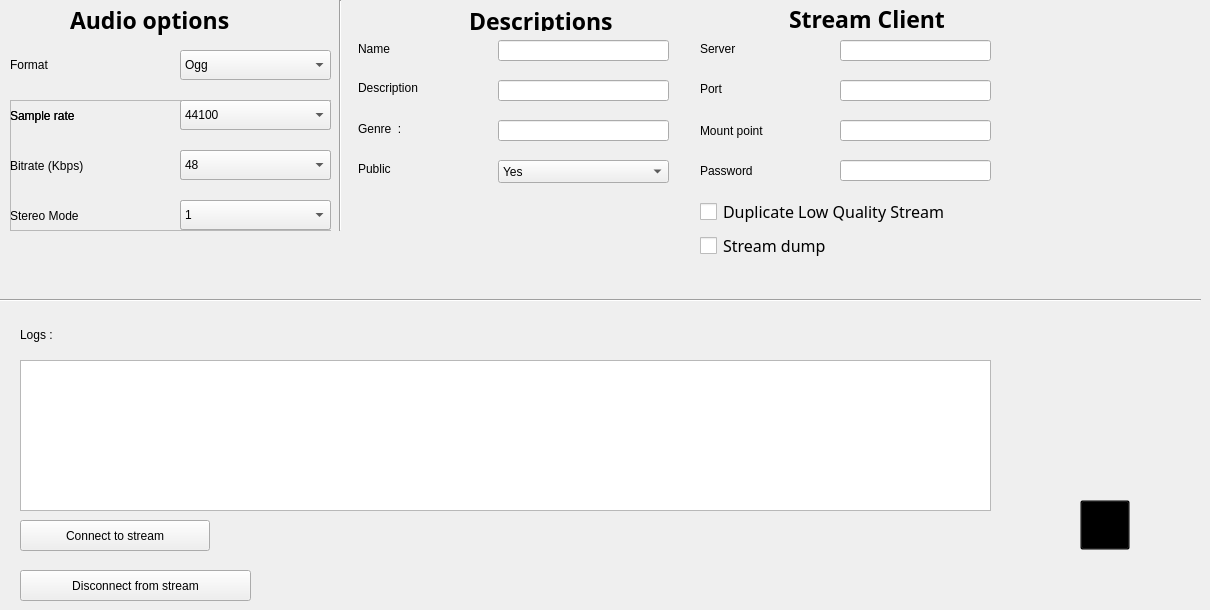
    <widget class="QWidget" name="bab_2">
     <attribute name="title">
      <string>Send_Stream</string>
     </attribute>
     <widget class="QWidget" name="widget_1" native="true">
      <property name="geometry">
       <rect>
        <x>10</x>
        <y>0</y>
        <width>321</width>
        <height>291</height>
       </rect>
      </property>
      <widget class="QLabel" name="label">
       <property name="geometry">
        <rect>
         <x>60</x>
         <y>5</y>
         <width>191</width>
         <height>30</height>
        </rect>
       </property>
       <property name="font">
        <font>
         <family>Analecta</family>
         <pointsize>17</pointsize>
         <italic>false</italic>
         <bold>true</bold>
         <kerning>true</kerning>
        </font>
       </property>
       <property name="text">
        <string>Audio options</string>
       </property>
      </widget>
      <widget class="QComboBox" name="comboBox_Format">
       <property name="geometry">
        <rect>
         <x>170</x>
         <y>50</y>
         <width>151</width>
         <height>30</height>
        </rect>
       </property>
       <item>
        <property name="text">
         <string>Ogg</string>
        </property>
       </item>
       <item>
        <property name="text">
         <string>Mp3</string>
        </property>
       </item>
      </widget>
      <widget class="QLabel" name="label_Format">
       <property name="geometry">
        <rect>
         <x>0</x>
         <y>55</y>
         <width>60</width>
         <height>20</height>
        </rect>
       </property>
       <property name="text">
        <string>Format </string>
       </property>
      </widget>
      <widget class="QFrame" name="audioFormatSettingsFrame">
       <property name="geometry">
        <rect>
         <x>0</x>
         <y>100</y>
         <width>321</width>
         <height>131</height>
        </rect>
       </property>
       <property name="frameShape">
        <enum>QFrame::NoFrame</enum>
       </property>
       <property name="frameShadow">
        <enum>QFrame::Plain</enum>
       </property>
       <widget class="QFrame" name="audioFrame_mp3">
        <property name="enabled">
         <bool>true</bool>
        </property>
        <property name="geometry">
         <rect>
          <x>0</x>
          <y>0</y>
          <width>322</width>
          <height>131</height>
         </rect>
        </property>
        <property name="frameShape">
         <enum>QFrame::StyledPanel</enum>
        </property>
        <property name="frameShadow">
         <enum>QFrame::Plain</enum>
        </property>
        <widget class="QLabel" name="label_SampleRate_mp3">
         <property name="geometry">
          <rect>
           <x>0</x>
           <y>0</y>
           <width>161</width>
           <height>31</height>
          </rect>
         </property>
         <property name="text">
          <string>Sample rate </string>
         </property>
        </widget>
        <widget class="QComboBox" name="comboBox_SampleRate_mp3">
         <property name="geometry">
          <rect>
           <x>170</x>
           <y>0</y>
           <width>151</width>
           <height>30</height>
          </rect>
         </property>
         <property name="currentIndex">
          <number>3</number>
         </property>
         <item>
          <property name="text">
           <string>8000</string>
          </property>
         </item>
         <item>
          <property name="text">
           <string>11025</string>
          </property>
         </item>
         <item>
          <property name="text">
           <string>22050</string>
          </property>
         </item>
         <item>
          <property name="text">
           <string>44100</string>
          </property>
         </item>
         <item>
          <property name="text">
           <string>48000</string>
          </property>
         </item>
        </widget>
        <widget class="QLabel" name="label_Quality_mp3">
         <property name="geometry">
          <rect>
           <x>0</x>
           <y>50</y>
           <width>131</width>
           <height>31</height>
          </rect>
         </property>
         <property name="text">
          <string>Bitrate (Kbps)</string>
         </property>
        </widget>
        <widget class="QComboBox" name="comboBox_Quality_mp3">
         <property name="geometry">
          <rect>
           <x>170</x>
           <y>50</y>
           <width>151</width>
           <height>30</height>
          </rect>
         </property>
         <property name="currentIndex">
          <number>0</number>
         </property>
         <item>
          <property name="text">
           <string>0</string>
          </property>
         </item>
         <item>
          <property name="text">
           <string>1</string>
          </property>
         </item>
         <item>
          <property name="text">
           <string>2</string>
          </property>
         </item>
         <item>
          <property name="text">
           <string>3</string>
          </property>
         </item>
         <item>
          <property name="text">
           <string>4</string>
          </property>
         </item>
         <item>
          <property name="text">
           <string>5</string>
          </property>
         </item>
         <item>
          <property name="text">
           <string>6</string>
          </property>
         </item>
         <item>
          <property name="text">
           <string>7</string>
          </property>
         </item>
         <item>
          <property name="text">
           <string>8</string>
          </property>
         </item>
         <item>
          <property name="text">
           <string>9</string>
          </property>
         </item>
        </widget>
        <widget class="QLabel" name="label_StereoMode_mp3">
         <property name="geometry">
          <rect>
           <x>0</x>
           <y>100</y>
           <width>111</width>
           <height>31</height>
          </rect>
         </property>
         <property name="text">
          <string>Stereo Mode</string>
         </property>
        </widget>
        <widget class="QComboBox" name="comboBox_StereoMode_mp3">
         <property name="geometry">
          <rect>
           <x>170</x>
           <y>100</y>
           <width>151</width>
           <height>30</height>
          </rect>
         </property>
         <property name="currentIndex">
          <number>0</number>
         </property>
         <item>
          <property name="text">
           <string>mono</string>
          </property>
         </item>
         <item>
          <property name="text">
           <string>stereo</string>
          </property>
         </item>
        </widget>
       </widget>
       <widget class="QFrame" name="audioFrame_ogg">
        <property name="enabled">
         <bool>true</bool>
        </property>
        <property name="geometry">
         <rect>
          <x>0</x>
          <y>0</y>
          <width>322</width>
          <height>131</height>
         </rect>
        </property>
        <property name="frameShape">
         <enum>QFrame::StyledPanel</enum>
        </property>
        <property name="frameShadow">
         <enum>QFrame::Plain</enum>
        </property>
        <widget class="QLabel" name="label_SampleRate_ogg">
         <property name="geometry">
          <rect>
           <x>0</x>
           <y>0</y>
           <width>161</width>
           <height>31</height>
          </rect>
         </property>
         <property name="text">
          <string>Sample rate </string>
         </property>
        </widget>
        <widget class="QComboBox" name="comboBox_SampleRate_ogg">
         <property name="geometry">
          <rect>
           <x>170</x>
           <y>0</y>
           <width>151</width>
           <height>30</height>
          </rect>
         </property>
         <property name="currentIndex">
          <number>3</number>
         </property>
         <item>
          <property name="text">
           <string>8000</string>
          </property>
         </item>
         <item>
          <property name="text">
           <string>11025</string>
          </property>
         </item>
         <item>
          <property name="text">
           <string>22050</string>
          </property>
         </item>
         <item>
          <property name="text">
           <string>44100</string>
          </property>
         </item>
         <item>
          <property name="text">
           <string>48000</string>
          </property>
         </item>
         <item>
          <property name="text">
           <string>96000</string>
          </property>
         </item>
        </widget>
        <widget class="QComboBox" name="comboBox_Quality_ogg">
         <property name="geometry">
          <rect>
           <x>170</x>
           <y>50</y>
           <width>151</width>
           <height>30</height>
          </rect>
         </property>
         <property name="currentIndex">
          <number>0</number>
         </property>
         <item>
          <property name="text">
           <string>48</string>
          </property>
         </item>
         <item>
          <property name="text">
           <string>96</string>
          </property>
         </item>
         <item>
          <property name="text">
           <string>128</string>
          </property>
         </item>
         <item>
          <property name="text">
           <string>256</string>
          </property>
         </item>
         <item>
          <property name="text">
           <string>518</string>
          </property>
         </item>
         <item>
          <property name="text">
           <string>1024</string>
          </property>
         </item>
        </widget>
        <widget class="QComboBox" name="comboBox_Channels_ogg">
         <property name="geometry">
          <rect>
           <x>170</x>
           <y>100</y>
           <width>151</width>
           <height>30</height>
          </rect>
         </property>
         <property name="currentIndex">
          <number>0</number>
         </property>
         <item>
          <property name="text">
           <string>1</string>
          </property>
         </item>
         <item>
          <property name="text">
           <string>2</string>
          </property>
         </item>
        </widget>
       </widget>
      </widget>
     </widget>
     <widget class="QWidget" name="widget_2" native="true">
      <property name="geometry">
       <rect>
        <x>348</x>
        <y>0</y>
        <width>331</width>
        <height>291</height>
       </rect>
      </property>
      <widget class="QLabel" name="label_Public">
       <property name="geometry">
        <rect>
         <x>10</x>
         <y>160</y>
         <width>62</width>
         <height>17</height>
        </rect>
       </property>
       <property name="text">
        <string>Public </string>
       </property>
      </widget>
      <widget class="QLabel" name="label_Genre">
       <property name="geometry">
        <rect>
         <x>10</x>
         <y>120</y>
         <width>62</width>
         <height>17</height>
        </rect>
       </property>
       <property name="text">
        <string>Genre  :</string>
       </property>
      </widget>
      <widget class="QLineEdit" name="Line_Name">
       <property name="geometry">
        <rect>
         <x>150</x>
         <y>40</y>
         <width>171</width>
         <height>21</height>
        </rect>
       </property>
      </widget>
      <widget class="QLabel" name="label_Desc">
       <property name="geometry">
        <rect>
         <x>10</x>
         <y>80</y>
         <width>111</width>
         <height>16</height>
        </rect>
       </property>
       <property name="text">
        <string>Description </string>
       </property>
      </widget>
      <widget class="QLineEdit" name="Line_Genre">
       <property name="geometry">
        <rect>
         <x>150</x>
         <y>120</y>
         <width>171</width>
         <height>21</height>
        </rect>
       </property>
      </widget>
      <widget class="QLineEdit" name="Line_Desc">
       <property name="geometry">
        <rect>
         <x>150</x>
         <y>80</y>
         <width>171</width>
         <height>21</height>
        </rect>
       </property>
      </widget>
      <widget class="QComboBox" name="comboBox_public">
       <property name="geometry">
        <rect>
         <x>150</x>
         <y>160</y>
         <width>171</width>
         <height>23</height>
        </rect>
       </property>
       <item>
        <property name="text">
         <string>Yes</string>
        </property>
       </item>
       <item>
        <property name="text">
         <string>No</string>
        </property>
       </item>
      </widget>
      <widget class="QLabel" name="label_Name">
       <property name="geometry">
        <rect>
         <x>10</x>
         <y>40</y>
         <width>62</width>
         <height>17</height>
        </rect>
       </property>
       <property name="text">
        <string>Name </string>
       </property>
      </widget>
      <widget class="QLabel" name="label_2">
       <property name="geometry">
        <rect>
         <x>121</x>
         <y>10</y>
         <width>181</width>
         <height>21</height>
        </rect>
       </property>
       <property name="font">
        <font>
         <family>Analecta</family>
         <pointsize>17</pointsize>
         <italic>false</italic>
         <bold>true</bold>
         <kerning>true</kerning>
        </font>
       </property>
       <property name="text">
        <string>Descriptions </string>
       </property>
      </widget>
      <widget class="Line" name="line_2">
       <property name="geometry">
        <rect>
         <x>330</x>
         <y>0</y>
         <width>31</width>
         <height>231</height>
        </rect>
       </property>
       <property name="orientation">
        <enum>Qt::Vertical</enum>
       </property>
      </widget>
      <zorder>label_Public</zorder>
      <zorder>label_Genre</zorder>
      <zorder>label_Desc</zorder>
      <zorder>Line_Genre</zorder>
      <zorder>Line_Desc</zorder>
      <zorder>comboBox_public</zorder>
      <zorder>label_Name</zorder>
      <zorder>label_2</zorder>
      <zorder>Line_Name</zorder>
      <zorder>line_2</zorder>
     </widget>
     <widget class="Line" name="line">
      <property name="geometry">
       <rect>
        <x>330</x>
        <y>0</y>
        <width>21</width>
        <height>231</height>
       </rect>
      </property>
      <property name="orientation">
       <enum>Qt::Vertical</enum>
      </property>
     </widget>
     <widget class="QWidget" name="widget_4" native="true">
      <property name="geometry">
       <rect>
        <x>690</x>
        <y>0</y>
        <width>321</width>
        <height>291</height>
       </rect>
      </property>
      <widget class="QLineEdit" name="Line_Pass">
       <property name="geometry">
        <rect>
         <x>150</x>
         <y>160</y>
         <width>151</width>
         <height>21</height>
        </rect>
       </property>
       <property name="echoMode">
        <enum>QLineEdit::Password</enum>
       </property>
      </widget>
      <widget class="QLineEdit" name="Line_Port">
       <property name="geometry">
        <rect>
         <x>150</x>
         <y>80</y>
         <width>151</width>
         <height>21</height>
        </rect>
       </property>
      </widget>
      <widget class="QLabel" name="label_Pass">
       <property name="geometry">
        <rect>
         <x>10</x>
         <y>160</y>
         <width>91</width>
         <height>21</height>
        </rect>
       </property>
       <property name="text">
        <string>Password </string>
       </property>
      </widget>
      <widget class="QLabel" name="label_Port">
       <property name="geometry">
        <rect>
         <x>10</x>
         <y>80</y>
         <width>62</width>
         <height>17</height>
        </rect>
       </property>
       <property name="text">
        <string>Port </string>
       </property>
      </widget>
      <widget class="QLabel" name="label_Server">
       <property name="geometry">
        <rect>
         <x>10</x>
         <y>40</y>
         <width>62</width>
         <height>17</height>
        </rect>
       </property>
       <property name="text">
        <string>Server  </string>
       </property>
      </widget>
      <widget class="QLineEdit" name="Line_Server">
       <property name="geometry">
        <rect>
         <x>150</x>
         <y>40</y>
         <width>151</width>
         <height>21</height>
        </rect>
       </property>
      </widget>
      <widget class="QLabel" name="label_Mount">
       <property name="geometry">
        <rect>
         <x>10</x>
         <y>120</y>
         <width>101</width>
         <height>21</height>
        </rect>
       </property>
       <property name="text">
        <string>Mount point </string>
       </property>
      </widget>
      <widget class="QLineEdit" name="Line_Mount">
       <property name="geometry">
        <rect>
         <x>150</x>
         <y>120</y>
         <width>151</width>
         <height>21</height>
        </rect>
       </property>
      </widget>
      <widget class="QLabel" name="label_4">
       <property name="geometry">
        <rect>
         <x>99</x>
         <y>8</y>
         <width>211</width>
         <height>21</height>
        </rect>
       </property>
       <property name="font">
        <font>
         <family>Analecta</family>
         <pointsize>17</pointsize>
         <italic>false</italic>
         <bold>true</bold>
         <kerning>true</kerning>
        </font>
       </property>
       <property name="text">
        <string>Stream Client</string>
       </property>
      </widget>
      <widget class="QCheckBox" name="optionLQ">
       <property name="geometry">
        <rect>
         <x>10</x>
         <y>196</y>
         <width>351</width>
         <height>31</height>
        </rect>
       </property>
       <property name="font">
        <font>
         <family>Noto Sans</family>
         <pointsize>12</pointsize>
         <italic>false</italic>
         <kerning>true</kerning>
        </font>
       </property>
       <property name="styleSheet">
        <string notr="true">QCheckBox::indicator {
     width: 17px;
     height: 17px;
}</string>
       </property>
       <property name="text">
        <string>Duplicate Low Quality Stream</string>
       </property>
       <property name="iconSize">
        <size>
         <width>40</width>
         <height>40</height>
        </size>
       </property>
       <property name="checked">
        <bool>false</bool>
       </property>
       <property name="tristate">
        <bool>false</bool>
       </property>
      </widget>
      <widget class="QCheckBox" name="optionStreamDump">
       <property name="geometry">
        <rect>
         <x>10</x>
         <y>230</y>
         <width>141</width>
         <height>31</height>
        </rect>
       </property>
       <property name="font">
        <font>
         <family>Noto Sans</family>
         <pointsize>12</pointsize>
         <italic>false</italic>
         <kerning>true</kerning>
        </font>
       </property>
       <property name="styleSheet">
        <string notr="true">QCheckBox::indicator {
     width: 17px;
     height: 17px;
}</string>
       </property>
       <property name="text">
        <string>Stream dump</string>
       </property>
       <property name="iconSize">
        <size>
         <width>40</width>
         <height>40</height>
        </size>
       </property>
       <property name="checked">
        <bool>false</bool>
       </property>
       <property name="tristate">
        <bool>false</bool>
       </property>
      </widget>
     </widget>
     <widget class="Line" name="line_4">
      <property name="geometry">
       <rect>
        <x>0</x>
        <y>290</y>
        <width>1201</width>
        <height>20</height>
       </rect>
      </property>
      <property name="minimumSize">
       <size>
        <width>901</width>
        <height>20</height>
       </size>
      </property>
      <property name="orientation">
       <enum>Qt::Horizontal</enum>
      </property>
     </widget>
     <widget class="QTextEdit" name="liquidsoap_logWindow">
      <property name="geometry">
       <rect>
        <x>20</x>
        <y>360</y>
        <width>971</width>
        <height>151</height>
       </rect>
      </property>
     </widget>
     <widget class="QLabel" name="label_3">
      <property name="geometry">
       <rect>
        <x>20</x>
        <y>320</y>
        <width>80</width>
        <height>30</height>
       </rect>
      </property>
      <property name="text">
       <string>Logs :</string>
      </property>
     </widget>
     <widget class="QPushButton" name="streamStatus">
      <property name="enabled">
       <bool>true</bool>
      </property>
      <property name="geometry">
       <rect>
        <x>1080</x>
        <y>500</y>
        <width>50</width>
        <height>50</height>
       </rect>
      </property>
      <property name="styleSheet">
       <string notr="true">background-color:transparent;</string>
      </property>
      <property name="text">
       <string/>
      </property>
      <property name="icon">
       <iconset resource="icones.qrc">
        <normaloff>:/Icones_logiciel/led_red.ico</normaloff>
        <disabledoff>:/Icones_logiciel/led_red.ico</disabledoff>:/Icones_logiciel/led_red.ico</iconset>
      </property>
      <property name="iconSize">
       <size>
        <width>50</width>
        <height>50</height>
       </size>
      </property>
      <property name="checkable">
       <bool>false</bool>
      </property>
     </widget>
     <widget class="QPushButton" name="ConnectStream">
      <property name="geometry">
       <rect>
        <x>20</x>
        <y>520</y>
        <width>190</width>
        <height>31</height>
       </rect>
      </property>
      <property name="text">
       <string>Connect to stream</string>
      </property>
     </widget>
     <widget class="QPushButton" name="DisconnectStream">
      <property name="geometry">
       <rect>
        <x>20</x>
        <y>570</y>
        <width>231</width>
        <height>31</height>
       </rect>
      </property>
      <property name="text">
       <string>Disconnect from stream</string>
      </property>
     </widget>
    </widget>
